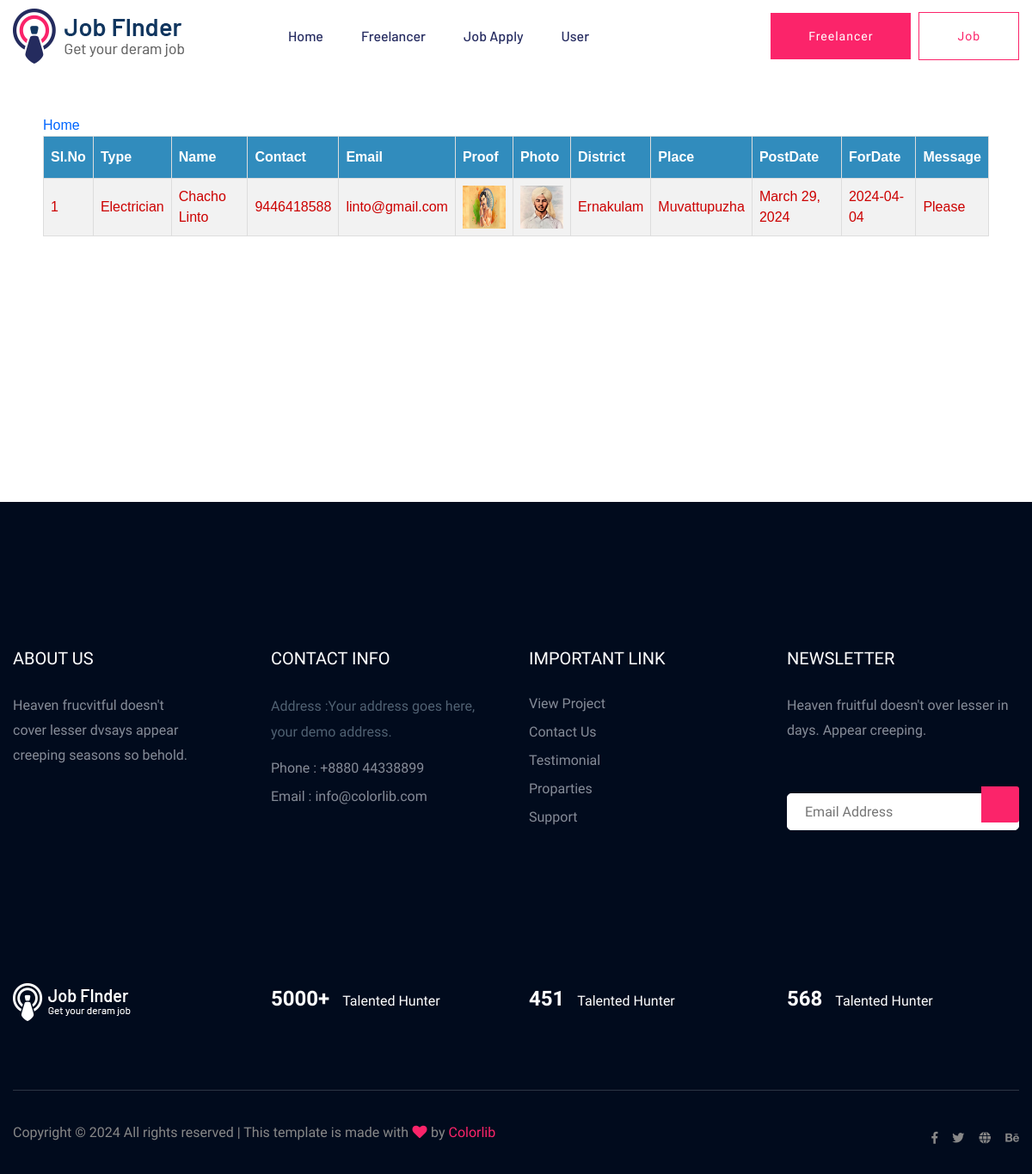
Screenshot of /User/freelancerBookingListAccepted/ (signed in) with the database file from the repository.
### User/models.py (models this page shows)
class tbl_booking(models.Model):
    booking_postdate=models.DateField(auto_now_add=True)
    booking_fordate=models.CharField(max_length=500)
    booking_message=models.CharField(max_length=500)
    user = models.ForeignKey(tbl_user,on_delete=models.CASCADE,null=True)
    freelancer = models.ForeignKey(tbl_freelancer,on_delete=models.CASCADE,null=True)
    booking_status = models.IntegerField(default="0")

### Guest/models.py (models this page shows)
class tbl_freelancer(models.Model):
    freelancer_name=models.CharField(max_length=50)
    freelancer_contact=models.CharField(max_length=50)
    freelancer_email=models.CharField(max_length=50)
    freelancer_password=models.CharField(max_length=50)
    place = models.ForeignKey(tbl_place, on_delete=models.CASCADE)
    freelancertype = models.ForeignKey(tbl_freelancertype, on_delete=models.CASCADE)
    freelancer_photo = models.FileField(upload_to='Assets/FreeLancerDocs/')
    freelancer_proof = models.FileField(upload_to='Assets/FreeLancerDocs/')
    freelancer_status = models.IntegerField(default="0")

### Admin/models.py (models this page shows)
class tbl_freelancertype(models.Model):
    freelancertype_name=models.CharField(max_length=50)

class tbl_place(models.Model):
    place_name=models.CharField(max_length=50)
    district=models.ForeignKey(tbl_district,on_delete=models.CASCADE)

class tbl_district(models.Model):
    district_name=models.CharField(max_length=50)

### User/views.py (the view)
# urls.py: path('freelancerBookingListAccepted/',views.freelancerBookingListAccepted,name="freelancerBookingListAccepted"),
def freelancerBookingListAccepted(request):
    userID=tbl_user.objects.get(id=request.session["uid"])
    userdata = tbl_booking.objects.filter(user=userID,booking_status=1)
    return render(request,"User/freelancerBookingListAccepted.html",{"userdata":userdata})

### User/Templates/User/freelancerBookingListAccepted.html (shortened to what this page needs)
{% extends 'User/Header.html' %}
{% load static %}
{% block content %}
<!DOCTYPE html>
<html lang="en">
<head>
</head>
<body>
    <a href="{% url 'User:homepage' %}">Home</a>
    <table border="1" align="center" cellpadding="10">
        <tr>
            <th>Sl.No</th>
            <th>Type</th>
            <th>Name</th>
            <th>Contact</th>
            <th>Email</th>
            <th>Proof</th>
            <th>Photo</th>
            <th>District</th>
            <th>Place</th>
            <th>PostDate</th>
            <th>ForDate</th>
            <th>Message</th>
        </tr>
        {% for i in userdata %}
        <tr>
            <td>{{forloop.counter}}</td>
        <td>{{i.freelancer.freelancertype.freelancertype_name}}</td>
        <td>{{i.freelancer.freelancer_name}}</td>
        <td>{{i.freelancer.freelancer_contact}}</td>
        <td>{{i.freelancer.freelancer_email}}</td>
        <td><img src="{{i.freelancer.freelancer_photo.url}}" width="50" height="50" alt=""></td>
        <td><img src="{{i.freelancer.freelancer_proof.url}}" width="50" height="50" alt=""></td>
        <td>{{i.freelancer.place.district.district_name}}</td>
        <td>{{i.freelancer.place.place_name}}</td>
            <td>{{i.booking_postdate}}</td>
            <td>{{i.booking_fordate}}</td>
            <td>{{i.booking_message}}</td>
        </tr>
        {% endfor %}
    </table>
</body>
</html>
{% endblock content %}

### Guest/static/Form.css (style rules this page uses)
#tab td, #tab th { border: 1px solid #ddd; padding: 8px; color: #C00; }
#tab a { color:#06F; }
#tab tr:nth-child(even) { background-color: #f2f2f2; }
#tab th { padding-top: 12px; padding-bottom: 12px; text-align: left; background-color: #318CBD; color: white; }

### rows the page displays
tbl_booking: freelancer.freelancertype.freelancertype_name "Electrician", freelancer.freelancer_name "Chacho Linto", freelancer.freelancer_contact "9446418588", freelancer.freelancer_email "linto@gmail.com", freelancer.freelancer_photo (picture), freelancer.freelancer_proof (picture), freelancer.place.district.district_name "Ernakulam", freelancer.place.place_name "Muvattupuzha", booking_postdate "March 29, 2024", booking_fordate "2024-04-04", booking_message "Please"
